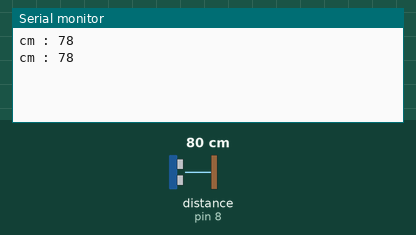
This sketch was run on a simulated Arduino Uno, built with avr-gcc and run on an emulated ATmega328P. Parts: the last lines printed to the serial monitor. Wiring (inferred from the names in the program): ultrasonic range finder: trigger pin 8; echo pin 8. The test bench sets the inputs (shaded band); at power-on: distance to the obstacle (sensor on pin 8) 80 cm. The echo pulse lasts 58.3 µs per cm.

Above: at 1.8 s.
1.9 s: distance to the obstacle (sensor on pin 8) set to 2 cm
At 2.8 s:
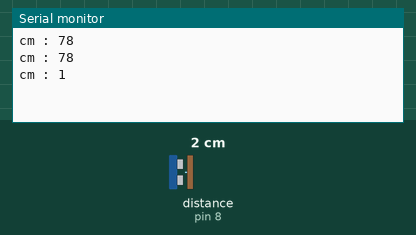
3.4 s: distance to the obstacle (sensor on pin 8) set to 4 cm
At 4.5 s:
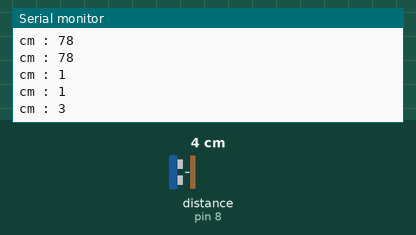
Timing chart, 0 to 6.4 s (numbered marks = the images above; inputs shaded):
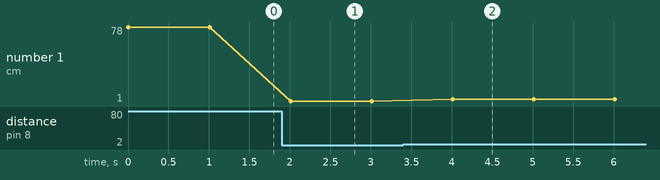

The sketch:

UltraSonic.ino
```cpp
const int pingPin = 8;

void setup() {
  // put your setup code here, to run once:
  Serial.begin(9600);
}

void loop() {
  // put your main code here, to run repeatedly:
  long duration , distance;

// send trigger
  pinMode(pingPin, OUTPUT);

  digitalWrite(pingPin ,LOW);
  delayMicroseconds(2);
  digitalWrite(pingPin ,HIGH);
  delayMicroseconds(5);
  digitalWrite(pingPin , LOW);

  //receive echo
  pinMode(pingPin ,INPUT);
  duration = pulseIn (pingPin ,HIGH); // low to high hober time mesure korbea

  //convart the time into a distance
  distance = (duration*0.034)/2;

  Serial.print("cm : ");
  Serial.print(distance);

  Serial.println();
  delay(1000);
}
```

Measured:
- after the input at 1.9 s, the serial monitor: prints a new line after 0.11 s (image 1)
- after the input at 3.4 s, the serial monitor: prints a new line after 0.61 s (image 2)
- plotted number 1: 78 → 1 after the input at 1.9 s, 1 → 3 after the input at 3.4 s
